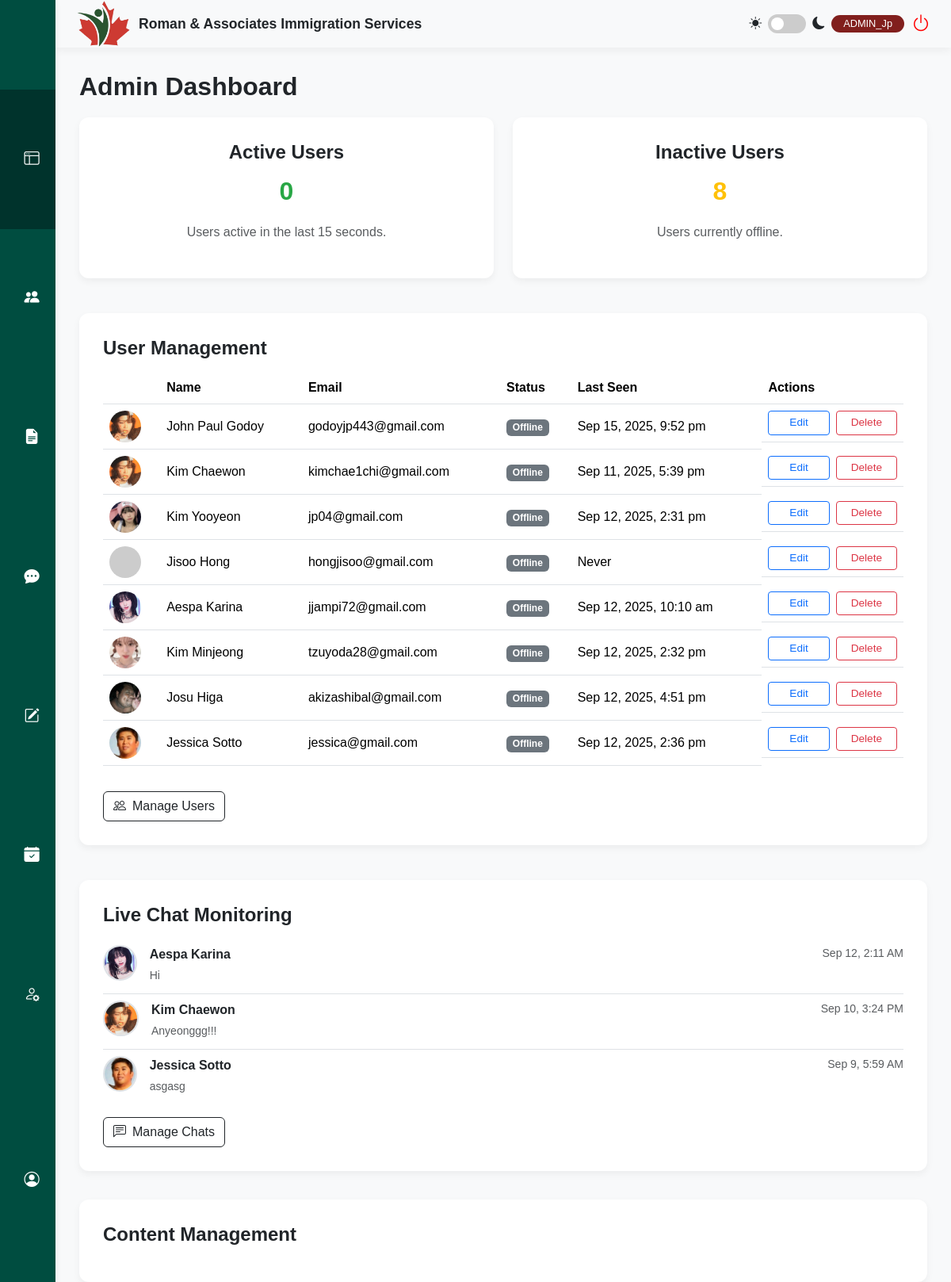
The page /admin/admin.php (signed in) on the database its author committed.
### tables this page shows
CREATE TABLE `users` (
  `id` int(11) NOT NULL,
  `firstName` varchar(50) NOT NULL,
  `lastName` varchar(50) NOT NULL,
  `address` varchar(255) NOT NULL,
  `phone` varchar(20) NOT NULL,
  `email` varchar(100) NOT NULL,
  `password` varchar(255) NOT NULL,
  `profileImage` varchar(255) DEFAULT NULL,
  `location` varchar(255) DEFAULT NULL,
  `birthday` date DEFAULT NULL,
  `facebook` varchar(255) DEFAULT NULL,
  `instagram` varchar(255) DEFAULT NULL,
  `gmail` varchar(255) DEFAULT NULL,
  `email_notifications` tinyint(1) NOT NULL DEFAULT 1,
  `dark_mode` tinyint(1) NOT NULL DEFAULT 0,
  `documents_uploaded` tinyint(1) NOT NULL DEFAULT 0,
  `profile_picture_uploaded` tinyint(1) NOT NULL DEFAULT 0,
  `birthday_added` tinyint(1) NOT NULL DEFAULT 0,
  `social_links_added` tinyint(1) NOT NULL DEFAULT 0,
  `has_seen_tour` tinyint(1) NOT NULL DEFAULT 0,
  `role` varchar(50) NOT NULL DEFAULT 'client',
  `status` varchar(50) NOT NULL DEFAULT 'Inactive',
  `last_login` datetime DEFAULT NULL,
  `last_activity` datetime DEFAULT NULL,
  `reset_token_hash` varchar(64) DEFAULT NULL,
  `reset_token_expires_at` datetime DEFAULT NULL
);

CREATE TABLE `chat_messages` (
  `id` int(11) NOT NULL,
  `sender_id` int(11) NOT NULL COMMENT 'User ID from users table, or 0 for Admin',
  `receiver_id` int(11) NOT NULL COMMENT 'User ID from users table, or 0 for Admin',
  `message` text NOT NULL,
  `timestamp` timestamp NOT NULL DEFAULT current_timestamp(),
  `is_read` tinyint(1) NOT NULL DEFAULT 0,
  `is_archived_by_admin` tinyint(1) NOT NULL DEFAULT 0
);

### admin/admin.php (the view, shortened to what this page needs)
<?php
require_once '../config.php';
$active_threshold = 15;
$sql_active = "SELECT COUNT(id) AS active_count FROM users WHERE last_activity >= NOW() - INTERVAL ? SECOND AND role LIKE '%Client%'";
$stmt_active = $conn->prepare($sql_active);
$stmt_active->bind_param("i", $active_threshold);
$stmt_active->execute();
$result_active = $stmt_active->get_result();
$active_row = $result_active->fetch_assoc();
$active_users = $active_row['active_count'];
$sql_total = "SELECT COUNT(id) AS total_count FROM users WHERE role LIKE '%Client%'";
$result_total = $conn->query($sql_total);
$total_row = $result_total->fetch_assoc();
$total_users = $total_row['total_count'];
$inactive_users = $total_users - $active_users;
$users = [];
$sql_users = "SELECT id, firstName, lastName, email, status, last_login, role, last_activity, profileImage FROM users WHERE role LIKE '%Client%' ORDER BY id ASC";
if ($result = $conn->query($sql_users)) {
    while ($row = $result->fetch_assoc()) {
        $users[] = $row;
    }
} else {
    echo "ERROR: Could not execute user list query. " . $conn->error;
}
$chat_logs = [];
$sql_chat = "
    WITH RankedMessages AS (
        SELECT
            sender_id,
            message,
            timestamp,
            id,
            ROW_NUMBER() OVER(PARTITION BY sender_id ORDER BY timestamp DESC, id DESC) as rn
        FROM chat_messages
    )
    SELECT
        u.firstName, u.lastName, u.profileImage, rm.message, rm.timestamp
    FROM RankedMessages rm
    JOIN users u ON rm.sender_id = u.id
    WHERE rm.rn = 1 AND u.role LIKE '%Client%'
    ORDER BY rm.timestamp DESC";
try {
    if ($result_chat = $conn->query($sql_chat)) {
        while ($row = $result_chat->fetch_assoc()) {
            $chat_logs[] = $row;
        }
    }
} catch (Exception $e) {
}
?>
<!doctype html>
<html lang="en">
<head>
    <link href="https://cdn.jsdelivr.net/npm/bootstrap@5.3.3/dist/css/bootstrap.min.css" rel="stylesheet">
    <link rel="stylesheet" href="https://cdn.jsdelivr.net/npm/bootstrap-icons@1.11.3/font/bootstrap-icons.min.css">
    <link rel="stylesheet" href="style.css">
</head>
<body>
    <div class="main-wrapper">
        <?php require_once 'sidebar.php' ?>
        <div class="content-area">
            <?php require_once 'header.php' ?>
            <main class="main-content">
                <h1>Admin Dashboard</h1>
                <div class="row g-4 mb-4">
                    <div class="col-md-6">
                        <div class="content-card text-center">
                            <h2>Active Users</h2>
                            <h1 id="activeUserCount" class="display-4" style="color: #28a745;"><?php echo $active_users; ?></h1>
                            <p class="text-muted">Users active in the last <?php echo $active_threshold; ?> seconds.</p>
                        </div>
                    </div>
                    <div class="col-md-6">
                        <div class="content-card text-center">
                            <h2>Inactive Users</h2>
                            <h1 id="inactiveUserCount" class="display-4" style="color: #ffc107;"><?php echo $inactive_users; ?></h1>
                            <p class="text-muted">Users currently offline.</p>
                        </div>
                    </div>
                </div>
                <div class="content-card">
                    <h2 class="mb-3">User Management</h2>
                    <div class="table-responsive user-table-container">
                        <table class="table table-hover align-middle">
                            <thead>
                                <tr>
                                    <th></th>
                                    <th>Name</th>
                                    <th>Email</th>
                                    <th>Status</th>
                                    <th>Last Seen</th>
                                    <th>Actions</th>
                                </tr>
                            </thead>
                            <tbody id="user-table-body">
                                <?php if (!empty($users)): ?>
                                    <?php foreach ($users as $user): ?>
                                        <tr data-user-id="<?php echo $user['id']; ?>">
                                            <td>
                                                <?php
                                                    $table_avatar_path = !empty($user['profileImage']) ? '../' . htmlspecialchars($user['profileImage']) : 'https://placehold.co/40x40/666777/FFF?text=??';
                                                ?>
                                                <img src="<?php echo $table_avatar_path; ?>" alt="Avatar" class="table-avatar" onerror="this.onerror=null;this.src='https://placehold.co/40x40/666777/FFF?text=??';">
                                            </td>
                                            <td data-field="name"><?php echo htmlspecialchars($user['firstName'] . ' ' . $user['lastName']); ?></td>
                                            <td data-field="email"><?php echo htmlspecialchars($user['email']); ?></td>
                                            <td>
                                                <?php
                                                    $is_active = false;
                                                    echo $is_active ? '<span class="badge bg-success">Online</span>' : '<span class="badge bg-secondary">Offline</span>';
                                                ?>
                                            </td>
                                            <td><?php echo $user['last_login'] ? date('M j, Y, g:i a', strtotime($user['last_login'])) : 'Never'; ?></td>
                                            <td>
                                                <button class="btn btn-sm btn-outline-primary edit-user-btn"
                                                    data-user-id="<?php echo $user['id']; ?>"
                                                    data-first-name="<?php echo htmlspecialchars($user['firstName']); ?>"
                                                    data-last-name="<?php echo htmlspecialchars($user['lastName']); ?>"
                                                    data-email="<?php echo htmlspecialchars($user['email']); ?>">
                                                    Edit
                                                </button>
                                                <button class="btn btn-sm btn-outline-danger delete-user-btn"
                                                    data-user-id="<?php echo $user['id']; ?>"
                                                    data-user-name="<?php echo htmlspecialchars($user['firstName'] . ' ' . $user['lastName']); ?>">
                                                    Delete
                                                </button>
                                            </td>
                                        </tr>
                                    <?php endforeach; ?>
                                <?php else: ?>
                                    <tr>
                                        <td colspan="6" class="text-center">No client users found.</td>
                                    </tr>
                                <?php endif; ?>
                            </tbody>
                        </table>
                    </div>
                    <div class="d-flex justify-content-start mt-3">
                        <a href="user_management.php" class="btn btn-outline-dark" role="button"><i class="bi bi-people me-2"></i>Manage Users</a>
                    </div>
                </div>
                <div class="content-card live-chat-card mt-4">
                    <h2>Live Chat Monitoring</h2>
                    <?php if (!empty($chat_logs)): ?>
                        <ul class="list-group list-group-flush">
                            <?php foreach ($chat_logs as $log): ?>
                                <li class="list-group-item px-0 d-flex align-items-start">
                                    <?php
                                        $profile_pic_path = !empty($log['profileImage']) ? '../' . htmlspecialchars($log['profileImage']) : 'https://placehold.co/45x45/666777/FFF?text=??';
                                    ?>
                                    <img src="<?php echo $profile_pic_path; ?>" alt="Profile Picture" class="rounded-circle me-3 chat-avatar" onerror="this.onerror=null;this.src='https://placehold.co/45x45/666777/FFF?text=??';">
                                    <div class="w-100">
                                        <div class="d-flex w-100 justify-content-between">
                                            <p class="mb-1 fw-bold"><?php echo htmlspecialchars($log['firstName'] . ' ' . $log['lastName']); ?></p>
                                            <small class="text-muted"><?php echo date('M j, g:i A', strtotime($log['timestamp'])); ?></small>
                                        </div>
                                        <p class="mb-1 text-muted small">
                                            <?php
                                                $message = htmlspecialchars($log['message']);
                                                echo (strlen($message) > 100) ? substr($message, 0, 100) . '...' : $message;
                                            ?>
                                        </p>
                                    </div>
                                </li>
                            <?php endforeach; ?>
                        </ul>
                    <?php else: ?>
                        <p class="text-center text-muted mt-3">No recent chat messages from clients.</p>
                    <?php endif; ?>
                    <div class="d-flex justify-content-start mt-3">
                        <a href="chat_management.php" class="btn btn-outline-dark" role="button"><i class="bi bi-chat-left-text me-2"></i>Manage Chats</a>
                    </div>
                </div>
                <div class="content-card my-3">
                    <h2>Content Management</h2>
                    </div>
            </main>
        </div>
    </div>
</body>
</html>

### admin/style.css (style rules this page uses)
:root { --rais-bg-light: #f8f9fa; --rais-border-color: #dee2e6; --rais-button-maroon: #811F1D; --rais-card-bg: #ffffff; --rais-dark-green: #00332c; --rais-light-gray: #f8f9fa; --rais-primary-green: #004d40; --rais-shadow: 0 4px 10px rgba(0, 0, 0, 0.05); --rais-text-dark: #212529; --rais-text-light: #6c757d; }
[id$='-table-body'] tr { cursor: pointer; }
body { background-color: var(--rais-light-gray); color: var(--rais-text-dark); font-family: 'Poppins', sans-serif; overflow: hidden; transition: background-color 0.3s, color 0.3s; }
.content-area { flex-grow: 1; height: 100vh; margin-left: 70px; overflow-y: auto; }
.content-card { background-color: var(--rais-card-bg); border-radius: 12px; box-shadow: var(--rais-shadow); margin-bottom: 20px; padding: 30px; }
.content-card h2 { font-size: 1.5rem; font-weight: 600; margin-bottom: 15px; }
.main-content { display: flex; flex-direction: column; flex-grow: 1; height: calc(100vh - 60px); padding: 30px; }
.main-content h1 { font-size: 2rem; font-weight: 700; margin-bottom: 20px; }
.main-wrapper { display: flex; height: 100vh; }
.table .btn { font-size: 0.85rem; margin: 2px; min-width: 75px; }
.table td, .table th { transition: background-color 0.3s, color 0.3s; }
.table-responsive { margin-top: 15px; }
.table td:has(.btn + .btn) { display: grid; align-items: center; gap: 8px; }
@media (min-width: 769px) { .table td:has(.btn + .btn) { grid-template-columns: 1fr 1fr; } }
.table td:has(.btn + .btn) .btn { width: 100%; margin: 0; min-width: 0; }

### admin/admin.php (style rules this page uses)
.chat-avatar { width: 45px; height: 45px; object-fit: cover; border: 2px solid #dee2e6; }
.table-avatar { width: 40px; height: 40px; object-fit: cover; border-radius: 50%; }
.user-table-container { max-height: 580px; overflow-y: auto; }

### rows shown on the page
users: profileImage (picture), firstName+lastName "John Paul Godoy", email "godoyjp443@gmail.com", last_login "Sep 15, 2025, 9:52 pm"
users: profileImage (picture), firstName+lastName "Kim Chaewon", email "kimchae1chi@gmail.com", last_login "Sep 11, 2025, 5:39 pm"
users: profileImage (picture), firstName+lastName "Kim Yooyeon", email "jp04@gmail.com", last_login "Sep 12, 2025, 2:31 pm"
users: firstName+lastName "Jisoo Hong", email "hongjisoo@gmail.com", shows "Never"
users: profileImage (picture), firstName+lastName "Aespa Karina", email "jjampi72@gmail.com", last_login "Sep 12, 2025, 10:10 am"
users: profileImage (picture), firstName+lastName "Kim Minjeong", email "tzuyoda28@gmail.com", last_login "Sep 12, 2025, 2:32 pm"
users: profileImage (picture), firstName+lastName "Josu Higa", email "akizashibal@gmail.com", last_login "Sep 12, 2025, 4:51 pm"
users: profileImage (picture), firstName+lastName "Jessica Sotto", email "jessica@gmail.com", last_login "Sep 12, 2025, 2:36 pm"
chat_messages: users.profileImage (picture), users.firstName+lastName "Aespa Karina", timestamp "Sep 12, 2:11 AM", message "Hi"
chat_messages: users.profileImage (picture), users.firstName+lastName "Kim Chaewon", timestamp "Sep 10, 3:24 PM", message "Anyeonggg!!!"
chat_messages: users.profileImage (picture), users.firstName+lastName "Jessica Sotto", timestamp "Sep 9, 5:59 AM", message "asgasg"

### other values the page prints
$_SESSION['firstName'] "Jp"
$active_users "0"
$active_threshold "15"
$inactive_users "8"
